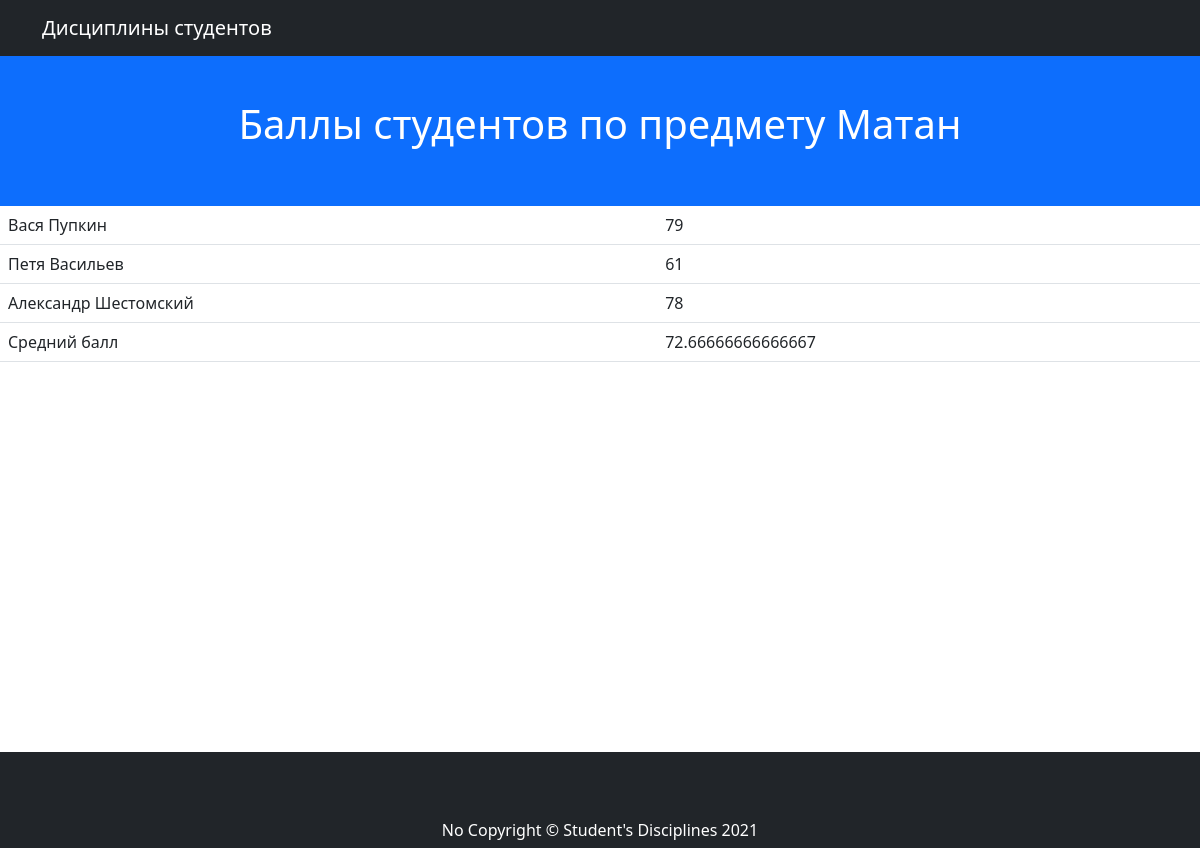
Page /matan_marks/ on the earlier database version.
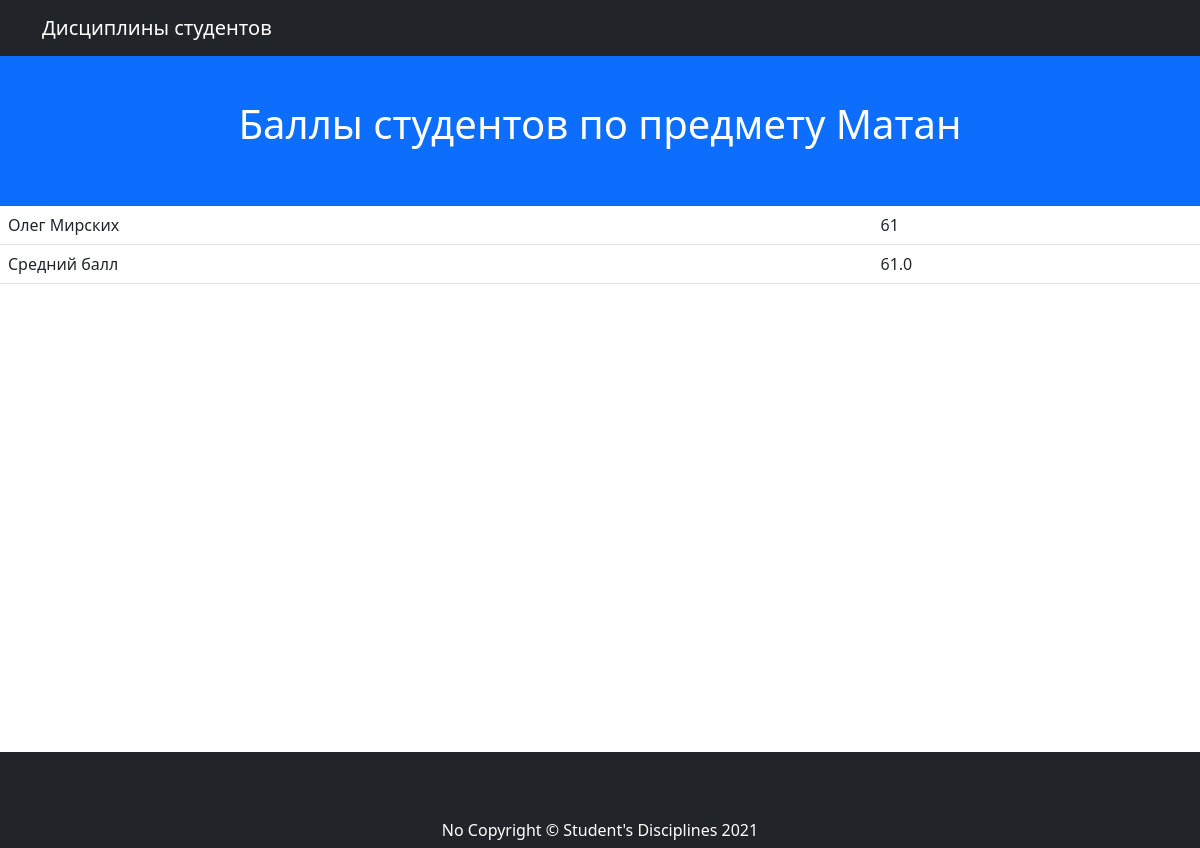
Same page on the later database version.
### mainapp/models.py (models this page shows, shortened)
class Discipline(models.Model):
    discipline_name = models.CharField(max_length=255, verbose_name='Название дисциплины')
    slug = models.SlugField(unique=True, default=None)
    def __str__(self):
        return self.discipline_name

class Mark(models.Model):
    student = models.ForeignKey(Student, verbose_name='Студент', on_delete=models.CASCADE)
    discipline = models.ForeignKey(Discipline, verbose_name='Предмет', on_delete=models.CASCADE)
    mark = models.PositiveIntegerField(default=0)

class Student(models.Model):
    group = models.ForeignKey(Group, verbose_name='Группа', on_delete=models.CASCADE)
    first_name = models.CharField(max_length=255, verbose_name='Имя')
    last_name = models.CharField(max_length=255, verbose_name='Фамилия')
    def __str__(self):
        return '{} {}'.format(self.first_name, self.last_name)

### mainapp/views.py (the view)
# urls.py: path('<str:slug>_marks/', MarksManagerByDiscipline.as_view(), name='discipline_marks'),
class MarksManagerByDiscipline(View):
    @staticmethod
    def get(request, **kwargs):
        discipline_slug = kwargs.get('slug')
        discipline = Discipline.objects.get(slug=discipline_slug)
        marks = Mark.objects.filter(discipline=discipline)
        avg_mark_ = marks.values_list('mark', flat=True)
        avg_mark = Query.get_query(avg_mark_, 'Arithmetic')
        context = {
            'discipline': discipline,
            'marks': marks,
            'avg_marks': avg_mark,
        }
        return render(request, 'discipline_marks.html', context)

### mainapp/algorythms.py (called while the page is built)
    def calculate_avg(self, array):
        length = len(array)
        summary = sum(array)
        avg = summary / length
        return avg

    @staticmethod
    def get_query(array, strategy):
        global algorithm
        if strategy == 'Arithmetic':
            algorithm = Arithmetic()
        elif strategy == 'Median':
            algorithm = Median()
        result = algorithm.calculate_avg(array)
        return result

### mainapp/templates/discipline_marks.html
{% extends 'base.html' %}
{% block content %}
<html lang="ru">
  <header class="bg-primary text-white">
      <h1 class="text-center">Баллы студентов по предмету {{ discipline }}</h1>
  </header>
<table class="table">
  <tbody>
    {% for i in marks %}
        <tr><td> {{ i.student }} </td>
            <td> {{ i.mark }} </td></tr>
    {% endfor %}
    <tr>
        <td> Средний балл </td>
        <td> {{ avg_marks }} </td>
    </tr>
  </tbody>
</table>
</html>
{% endblock content %}

### mainapp/templates/base.html (shortened to what this page needs)
<head>
  <link href="https://cdn.jsdelivr.net/npm/bootstrap@5.0.0-beta2/dist/css/bootstrap.min.css" rel="stylesheet">
</head>
<body id="page-top">
  <nav class="navbar navbar-expand-lg navbar-dark bg-dark fixed-top" id="mainNav">
    <div class="container">
      <a class="navbar-brand js-scroll-trigger" href="/">Дисциплины студентов</a>
    </div>
  </nav>
  {% block  content %}{% endblock content %}
  <footer class="py-5 bg-dark">
    <div class="container">
      <p class="m-0 text-center text-white">No Copyright &copy; Student's Disciplines 2021</p>
    </div>
  </footer>
</body>

### mainapp/templates/base.html (style rules this page uses)
header { padding: 100px 0 50px; }
html { position: relative; min-height: 100%; }
body { margin-bottom: 60px; }
footer { position: absolute; bottom: 0; width: 100%; height: 50px; line-height: 60px; background-color: #f5f5f5; }

Differences in the rows shown:
removed Mark: student "Вася Пупкин", mark "79"
removed Mark: student "Петя Васильев", mark "61"
removed Mark: student "Александр Шестомский", mark "78"
added Mark: student "Олег Мирских", mark "61"
Other differences:
{{ avg_marks }}: "72.66666666666667" → "61.0"
